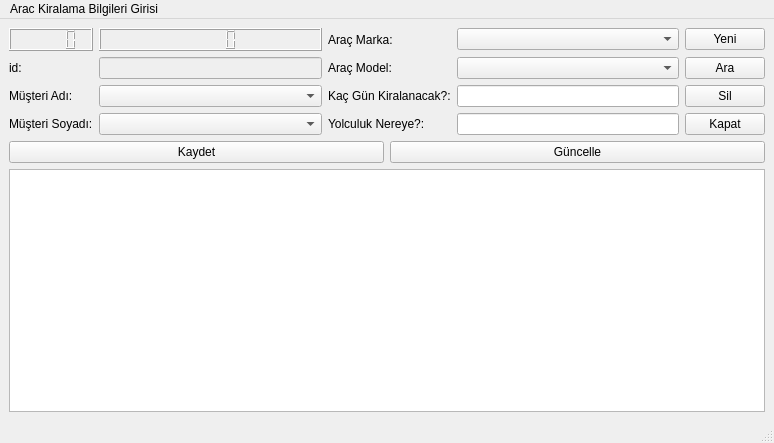
<?xml version="1.0" encoding="UTF-8"?>
<ui version="4.0">
 <class>Form3</class>
 <widget class="QMainWindow" name="Form3">
  <property name="geometry">
   <rect>
    <x>0</x>
    <y>0</y>
    <width>774</width>
    <height>443</height>
   </rect>
  </property>
  <property name="windowTitle">
   <string>MainWindow</string>
  </property>
  <widget class="QWidget" name="centralwidget">
   <layout class="QGridLayout" name="gridLayout_3">
    <item row="0" column="0">
     <layout class="QGridLayout" name="gridLayout_2">
      <item row="0" column="0" colspan="2">
       <layout class="QGridLayout" name="gridLayout">
        <item row="0" column="4">
         <widget class="QComboBox" name="aracmarka_comboBox"/>
        </item>
        <item row="1" column="0">
         <widget class="QLabel" name="id_label">
          <property name="text">
           <string>id:</string>
          </property>
         </widget>
        </item>
        <item row="1" column="1">
         <widget class="QLineEdit" name="id_lineEdit">
          <property name="enabled">
           <bool>false</bool>
          </property>
         </widget>
        </item>
        <item row="0" column="5">
         <widget class="QPushButton" name="yeni_pushButton">
          <property name="text">
           <string>Yeni</string>
          </property>
         </widget>
        </item>
        <item row="0" column="0">
         <widget class="QLCDNumber" name="saat_lcdNumber"/>
        </item>
        <item row="0" column="3">
         <widget class="QLabel" name="aracmarka_label">
          <property name="text">
           <string>Araç Marka:</string>
          </property>
         </widget>
        </item>
        <item row="5" column="1">
         <widget class="QComboBox" name="musterisoyadi_comboBox"/>
        </item>
        <item row="0" column="1">
         <widget class="QLCDNumber" name="tarih_lcdNumber"/>
        </item>
        <item row="3" column="4">
         <widget class="QLineEdit" name="kacgunkiralanacak_lineEdit"/>
        </item>
        <item row="5" column="0">
         <widget class="QLabel" name="musterisoyadi_label">
          <property name="text">
           <string>Müşteri Soyadı:</string>
          </property>
         </widget>
        </item>
        <item row="1" column="4">
         <widget class="QComboBox" name="aracmodel_comboBox"/>
        </item>
        <item row="5" column="3">
         <widget class="QLabel" name="yolculuknereye_label">
          <property name="text">
           <string>Yolculuk Nereye?:</string>
          </property>
         </widget>
        </item>
        <item row="3" column="0">
         <widget class="QLabel" name="musteriadi_label">
          <property name="text">
           <string>Müşteri Adı:</string>
          </property>
         </widget>
        </item>
        <item row="5" column="4">
         <widget class="QLineEdit" name="yolculuknereye_lineEdit"/>
        </item>
        <item row="5" column="5">
         <widget class="QPushButton" name="kapat_pushButton">
          <property name="text">
           <string>Kapat</string>
          </property>
         </widget>
        </item>
        <item row="3" column="5">
         <widget class="QPushButton" name="sil_pushButton">
          <property name="text">
           <string>Sil</string>
          </property>
         </widget>
        </item>
        <item row="3" column="1">
         <widget class="QComboBox" name="musteriadi_comboBox"/>
        </item>
        <item row="3" column="3">
         <widget class="QLabel" name="kacgunkiralanacak_label">
          <property name="text">
           <string>Kaç Gün Kiralanacak?:</string>
          </property>
         </widget>
        </item>
        <item row="1" column="3">
         <widget class="QLabel" name="aracmodel_label">
          <property name="text">
           <string>Araç Model:</string>
          </property>
         </widget>
        </item>
        <item row="1" column="5">
         <widget class="QPushButton" name="arabtn">
          <property name="text">
           <string>Ara</string>
          </property>
         </widget>
        </item>
       </layout>
      </item>
      <item row="3" column="0" colspan="2">
       <widget class="QTableWidget" name="akbg_tableWidget"/>
      </item>
      <item row="1" column="0">
       <widget class="QPushButton" name="kaydet_pushButton">
        <property name="text">
         <string>Kaydet</string>
        </property>
       </widget>
      </item>
      <item row="1" column="1">
       <widget class="QPushButton" name="guncelle_pushButton">
        <property name="text">
         <string>Güncelle</string>
        </property>
       </widget>
      </item>
     </layout>
    </item>
   </layout>
  </widget>
  <widget class="QMenuBar" name="menubar">
   <property name="geometry">
    <rect>
     <x>0</x>
     <y>0</y>
     <width>774</width>
     <height>21</height>
    </rect>
   </property>
   <widget class="QMenu" name="menuArac_Kiralama_Bilgileri_Girisi">
    <property name="title">
     <string>Arac Kiralama Bilgileri Girisi</string>
    </property>
   </widget>
   <addaction name="menuArac_Kiralama_Bilgileri_Girisi"/>
  </widget>
  <widget class="QStatusBar" name="statusbar"/>
 </widget>
 <tabstops>
  <tabstop>id_lineEdit</tabstop>
  <tabstop>musteriadi_comboBox</tabstop>
  <tabstop>musterisoyadi_comboBox</tabstop>
  <tabstop>aracmarka_comboBox</tabstop>
  <tabstop>aracmodel_comboBox</tabstop>
  <tabstop>kacgunkiralanacak_lineEdit</tabstop>
  <tabstop>yolculuknereye_lineEdit</tabstop>
  <tabstop>yeni_pushButton</tabstop>
  <tabstop>sil_pushButton</tabstop>
  <tabstop>kapat_pushButton</tabstop>
  <tabstop>kaydet_pushButton</tabstop>
  <tabstop>akbg_tableWidget</tabstop>
 </tabstops>
 <resources/>
 <connections/>
</ui>
